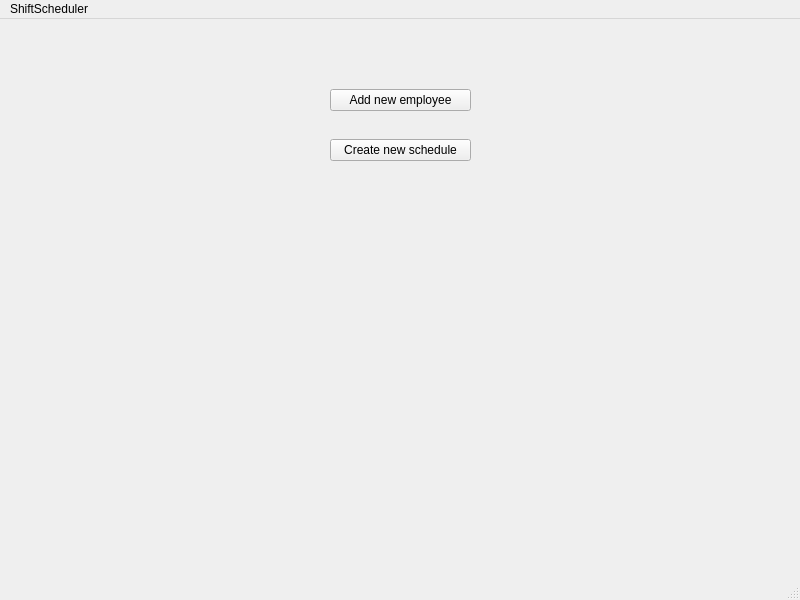
<?xml version="1.0" encoding="UTF-8"?>
<ui version="4.0">
 <class>MainWindow</class>
 <widget class="QMainWindow" name="MainWindow">
  <property name="geometry">
   <rect>
    <x>0</x>
    <y>0</y>
    <width>800</width>
    <height>600</height>
   </rect>
  </property>
  <property name="windowTitle">
   <string>MainWindow</string>
  </property>
  <widget class="QWidget" name="centralwidget">
   <widget class="QPushButton" name="pushButtonAddNewEmployee">
    <property name="geometry">
     <rect>
      <x>330</x>
      <y>70</y>
      <width>141</width>
      <height>22</height>
     </rect>
    </property>
    <property name="text">
     <string>Add new employee</string>
    </property>
   </widget>
   <widget class="QPushButton" name="pushButtonCreateNewSchedule">
    <property name="geometry">
     <rect>
      <x>330</x>
      <y>120</y>
      <width>141</width>
      <height>22</height>
     </rect>
    </property>
    <property name="text">
     <string>Create new schedule</string>
    </property>
   </widget>
  </widget>
  <widget class="QMenuBar" name="menubar">
   <property name="geometry">
    <rect>
     <x>0</x>
     <y>0</y>
     <width>800</width>
     <height>21</height>
    </rect>
   </property>
   <widget class="QMenu" name="menuShiftScheduler">
    <property name="title">
     <string>ShiftScheduler</string>
    </property>
   </widget>
   <addaction name="menuShiftScheduler"/>
  </widget>
  <widget class="QStatusBar" name="statusbar"/>
 </widget>
 <resources/>
 <connections/>
</ui>
